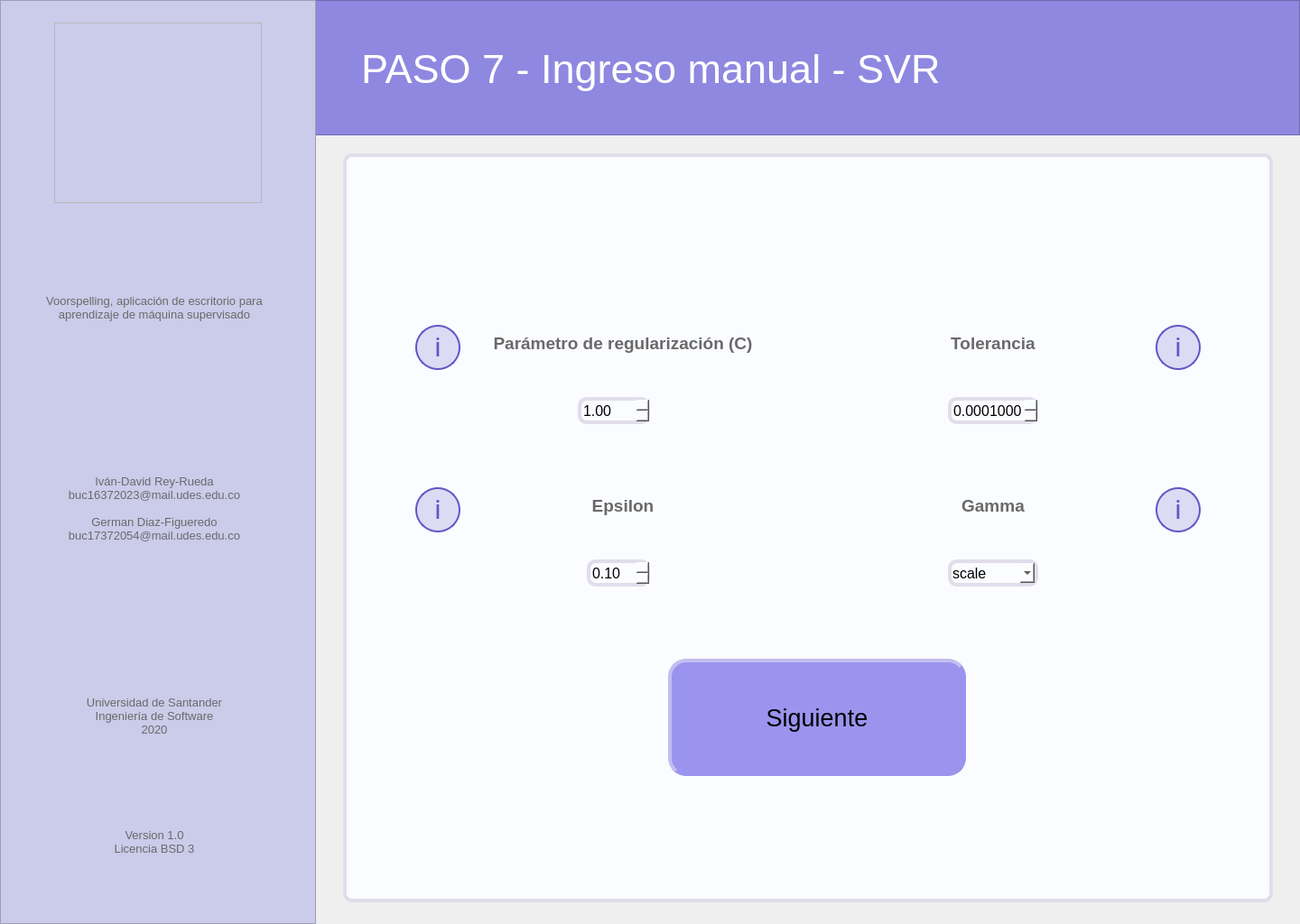
<?xml version="1.0" encoding="UTF-8"?>
<ui version="4.0">
 <class>MainWindow</class>
 <widget class="QMainWindow" name="MainWindow">
  <property name="geometry">
   <rect>
    <x>0</x>
    <y>0</y>
    <width>1440</width>
    <height>1024</height>
   </rect>
  </property>
  <property name="minimumSize">
   <size>
    <width>1440</width>
    <height>1024</height>
   </size>
  </property>
  <property name="maximumSize">
   <size>
    <width>1440</width>
    <height>1024</height>
   </size>
  </property>
  <property name="windowTitle">
   <string>Voorspelling</string>
  </property>
  <widget class="QWidget" name="centralwidget">
   <widget class="QFrame" name="left_bar">
    <property name="geometry">
     <rect>
      <x>0</x>
      <y>0</y>
      <width>350</width>
      <height>1024</height>
     </rect>
    </property>
    <property name="styleSheet">
     <string notr="true">background-color: rgb(203, 203, 234);

</string>
    </property>
    <property name="frameShape">
     <enum>QFrame::StyledPanel</enum>
    </property>
    <property name="frameShadow">
     <enum>QFrame::Raised</enum>
    </property>
    <widget class="QLabel" name="lbl_left_1">
     <property name="geometry">
      <rect>
       <x>18</x>
       <y>278</y>
       <width>306</width>
       <height>126</height>
      </rect>
     </property>
     <property name="font">
      <font>
       <pointsize>10</pointsize>
      </font>
     </property>
     <property name="styleSheet">
      <string notr="true">color: rgb(105, 105, 105);</string>
     </property>
     <property name="text">
      <string>Voorspelling, aplicación de escritorio para aprendizaje de máquina supervisado</string>
     </property>
     <property name="alignment">
      <set>Qt::AlignCenter</set>
     </property>
     <property name="wordWrap">
      <bool>true</bool>
     </property>
    </widget>
    <widget class="QLabel" name="lbl_left_2">
     <property name="geometry">
      <rect>
       <x>18</x>
       <y>500</y>
       <width>306</width>
       <height>126</height>
      </rect>
     </property>
     <property name="font">
      <font>
       <pointsize>10</pointsize>
      </font>
     </property>
     <property name="styleSheet">
      <string notr="true">color: rgb(105, 105, 105);</string>
     </property>
     <property name="text">
      <string>Iván-David Rey-Rueda
buc16372023@mail.udes.edu.co

German Diaz-Figueredo
buc17372054@mail.udes.edu.co</string>
     </property>
     <property name="alignment">
      <set>Qt::AlignCenter</set>
     </property>
     <property name="wordWrap">
      <bool>true</bool>
     </property>
    </widget>
    <widget class="QLabel" name="lbl_left_3">
     <property name="geometry">
      <rect>
       <x>18</x>
       <y>730</y>
       <width>306</width>
       <height>126</height>
      </rect>
     </property>
     <property name="font">
      <font>
       <pointsize>10</pointsize>
      </font>
     </property>
     <property name="styleSheet">
      <string notr="true">color: rgb(105, 105, 105);</string>
     </property>
     <property name="text">
      <string>Universidad de Santander
Ingeniería de Software
2020</string>
     </property>
     <property name="alignment">
      <set>Qt::AlignCenter</set>
     </property>
     <property name="wordWrap">
      <bool>true</bool>
     </property>
    </widget>
    <widget class="QLabel" name="lbl_left_4">
     <property name="geometry">
      <rect>
       <x>18</x>
       <y>870</y>
       <width>306</width>
       <height>126</height>
      </rect>
     </property>
     <property name="font">
      <font>
       <pointsize>10</pointsize>
      </font>
     </property>
     <property name="styleSheet">
      <string notr="true">color: rgb(105, 105, 105);</string>
     </property>
     <property name="text">
      <string>Version 1.0
Licencia BSD 3</string>
     </property>
     <property name="alignment">
      <set>Qt::AlignCenter</set>
     </property>
     <property name="wordWrap">
      <bool>true</bool>
     </property>
    </widget>
   </widget>
   <widget class="QFrame" name="logo">
    <property name="geometry">
     <rect>
      <x>60</x>
      <y>25</y>
      <width>230</width>
      <height>200</height>
     </rect>
    </property>
    <property name="styleSheet">
     <string notr="true">image: url(:/image/voorspelling_logo.png);</string>
    </property>
    <property name="frameShape">
     <enum>QFrame::StyledPanel</enum>
    </property>
    <property name="frameShadow">
     <enum>QFrame::Raised</enum>
    </property>
   </widget>
   <widget class="QFrame" name="up_bar">
    <property name="geometry">
     <rect>
      <x>0</x>
      <y>0</y>
      <width>1440</width>
      <height>150</height>
     </rect>
    </property>
    <property name="styleSheet">
     <string notr="true">background-color: rgb(143, 136, 224);</string>
    </property>
    <property name="frameShape">
     <enum>QFrame::StyledPanel</enum>
    </property>
    <property name="frameShadow">
     <enum>QFrame::Raised</enum>
    </property>
    <widget class="QLabel" name="lbl_tittle">
     <property name="geometry">
      <rect>
       <x>400</x>
       <y>40</y>
       <width>761</width>
       <height>72</height>
      </rect>
     </property>
     <property name="font">
      <font>
       <family>MS Shell Dlg 2</family>
       <pointsize>34</pointsize>
       <weight>50</weight>
       <italic>false</italic>
       <bold>false</bold>
      </font>
     </property>
     <property name="styleSheet">
      <string notr="true">border: none;
color: rgb(255, 255, 255);</string>
     </property>
     <property name="text">
      <string>PASO 7 - Ingreso manual - SVR</string>
     </property>
     <property name="scaledContents">
      <bool>false</bool>
     </property>
     <property name="alignment">
      <set>Qt::AlignLeading|Qt::AlignLeft|Qt::AlignVCenter</set>
     </property>
     <property name="wordWrap">
      <bool>true</bool>
     </property>
     <property name="margin">
      <number>0</number>
     </property>
     <property name="indent">
      <number>0</number>
     </property>
    </widget>
   </widget>
   <widget class="QFrame" name="main_area">
    <property name="geometry">
     <rect>
      <x>380</x>
      <y>170</y>
      <width>1030</width>
      <height>830</height>
     </rect>
    </property>
    <property name="styleSheet">
     <string notr="true">background-color: rgb(250, 252, 255);
border: 4px solid;
border-color: rgb(225, 221, 235);
border-radius: 10px;</string>
    </property>
    <property name="frameShape">
     <enum>QFrame::StyledPanel</enum>
    </property>
    <property name="frameShadow">
     <enum>QFrame::Raised</enum>
    </property>
    <widget class="QLabel" name="lbl_parametro_regularizacion">
     <property name="geometry">
      <rect>
       <x>130</x>
       <y>170</y>
       <width>360</width>
       <height>80</height>
      </rect>
     </property>
     <property name="font">
      <font>
       <pointsize>14</pointsize>
       <weight>75</weight>
       <bold>true</bold>
      </font>
     </property>
     <property name="styleSheet">
      <string notr="true">color: rgb(105, 105, 105);
border: none;</string>
     </property>
     <property name="text">
      <string>Parámetro de regularización (C)</string>
     </property>
     <property name="alignment">
      <set>Qt::AlignCenter</set>
     </property>
     <property name="wordWrap">
      <bool>true</bool>
     </property>
    </widget>
    <widget class="QLabel" name="lbl_tolerancia">
     <property name="geometry">
      <rect>
       <x>540</x>
       <y>170</y>
       <width>360</width>
       <height>80</height>
      </rect>
     </property>
     <property name="font">
      <font>
       <pointsize>14</pointsize>
       <weight>75</weight>
       <bold>true</bold>
      </font>
     </property>
     <property name="styleSheet">
      <string notr="true">color: rgb(105, 105, 105);
border: none;</string>
     </property>
     <property name="text">
      <string>Tolerancia</string>
     </property>
     <property name="alignment">
      <set>Qt::AlignCenter</set>
     </property>
     <property name="wordWrap">
      <bool>true</bool>
     </property>
    </widget>
    <widget class="QLabel" name="lbl_epsilon">
     <property name="geometry">
      <rect>
       <x>130</x>
       <y>350</y>
       <width>360</width>
       <height>80</height>
      </rect>
     </property>
     <property name="font">
      <font>
       <pointsize>14</pointsize>
       <weight>75</weight>
       <bold>true</bold>
      </font>
     </property>
     <property name="styleSheet">
      <string notr="true">color: rgb(105, 105, 105);
border: none;</string>
     </property>
     <property name="text">
      <string>Epsilon</string>
     </property>
     <property name="alignment">
      <set>Qt::AlignCenter</set>
     </property>
     <property name="wordWrap">
      <bool>true</bool>
     </property>
    </widget>
    <widget class="QLabel" name="lbl_gamma">
     <property name="geometry">
      <rect>
       <x>540</x>
       <y>350</y>
       <width>360</width>
       <height>80</height>
      </rect>
     </property>
     <property name="font">
      <font>
       <pointsize>14</pointsize>
       <weight>75</weight>
       <bold>true</bold>
      </font>
     </property>
     <property name="styleSheet">
      <string notr="true">color: rgb(105, 105, 105);
border: none;</string>
     </property>
     <property name="text">
      <string>Gamma</string>
     </property>
     <property name="alignment">
      <set>Qt::AlignCenter</set>
     </property>
     <property name="wordWrap">
      <bool>true</bool>
     </property>
    </widget>
    <widget class="QPushButton" name="btn_info_parametro_regularizacion">
     <property name="geometry">
      <rect>
       <x>80</x>
       <y>190</y>
       <width>50</width>
       <height>50</height>
      </rect>
     </property>
     <property name="styleSheet">
      <string notr="true">QPushButton{
background: rgba(101, 85, 198, 0.2);
border: 2px solid #6555C6;
box-sizing: border-box;
border-radius: 25px;


position: absolute;
width: 25px;
height: 44.55px;
font-family: Roboto;
font-style: normal;
font-weight: normal;
font-size: 30px;
line-height: 56px;
display: flex;
align-items: center;
text-align: center;

color: #6555C6;
}
QPushButton:hover{
background-color: rgb(190, 185, 250);
}
QPushButton:pressed{
background-color: rgb(160, 150, 240);
}</string>
     </property>
     <property name="text">
      <string>i</string>
     </property>
    </widget>
    <widget class="QPushButton" name="btn_info_epsilon">
     <property name="geometry">
      <rect>
       <x>80</x>
       <y>370</y>
       <width>50</width>
       <height>50</height>
      </rect>
     </property>
     <property name="styleSheet">
      <string notr="true">QPushButton{
background: rgba(101, 85, 198, 0.2);
border: 2px solid #6555C6;
box-sizing: border-box;
border-radius: 25px;


position: absolute;
width: 25px;
height: 44.55px;
font-family: Roboto;
font-style: normal;
font-weight: normal;
font-size: 30px;
line-height: 56px;
display: flex;
align-items: center;
text-align: center;

color: #6555C6;
}
QPushButton:hover{
background-color: rgb(190, 185, 250);
}
QPushButton:pressed{
background-color: rgb(160, 150, 240);
}</string>
     </property>
     <property name="text">
      <string>i</string>
     </property>
    </widget>
    <widget class="QPushButton" name="btn_info_tolerancia">
     <property name="geometry">
      <rect>
       <x>900</x>
       <y>190</y>
       <width>50</width>
       <height>50</height>
      </rect>
     </property>
     <property name="styleSheet">
      <string notr="true">QPushButton{
background: rgba(101, 85, 198, 0.2);
border: 2px solid #6555C6;
box-sizing: border-box;
border-radius: 25px;


position: absolute;
width: 25px;
height: 44.55px;
font-family: Roboto;
font-style: normal;
font-weight: normal;
font-size: 30px;
line-height: 56px;
display: flex;
align-items: center;
text-align: center;

color: #6555C6;
}
QPushButton:hover{
background-color: rgb(190, 185, 250);
}
QPushButton:pressed{
background-color: rgb(160, 150, 240);
}</string>
     </property>
     <property name="text">
      <string>i</string>
     </property>
    </widget>
    <widget class="QPushButton" name="btn_info_gamma">
     <property name="geometry">
      <rect>
       <x>900</x>
       <y>370</y>
       <width>50</width>
       <height>50</height>
      </rect>
     </property>
     <property name="styleSheet">
      <string notr="true">QPushButton{
background: rgba(101, 85, 198, 0.2);
border: 2px solid #6555C6;
box-sizing: border-box;
border-radius: 25px;


position: absolute;
width: 25px;
height: 44.55px;
font-family: Roboto;
font-style: normal;
font-weight: normal;
font-size: 30px;
line-height: 56px;
display: flex;
align-items: center;
text-align: center;

color: #6555C6;
}
QPushButton:hover{
background-color: rgb(190, 185, 250);
}
QPushButton:pressed{
background-color: rgb(160, 150, 240);
}</string>
     </property>
     <property name="text">
      <string>i</string>
     </property>
    </widget>
    <widget class="QDoubleSpinBox" name="sb_epsilon">
     <property name="geometry">
      <rect>
       <x>270</x>
       <y>450</y>
       <width>70</width>
       <height>30</height>
      </rect>
     </property>
     <property name="font">
      <font>
       <pointsize>12</pointsize>
      </font>
     </property>
     <property name="minimum">
      <double>0.100000000000000</double>
     </property>
     <property name="maximum">
      <double>100.000000000000000</double>
     </property>
     <property name="singleStep">
      <double>0.010000000000000</double>
     </property>
    </widget>
    <widget class="QComboBox" name="cb_gamma">
     <property name="geometry">
      <rect>
       <x>670</x>
       <y>450</y>
       <width>100</width>
       <height>30</height>
      </rect>
     </property>
     <property name="font">
      <font>
       <pointsize>12</pointsize>
      </font>
     </property>
     <property name="currentIndex">
      <number>0</number>
     </property>
     <item>
      <property name="text">
       <string>scale</string>
      </property>
     </item>
     <item>
      <property name="text">
       <string>auto</string>
      </property>
     </item>
    </widget>
    <widget class="QDoubleSpinBox" name="sb_tolerancia">
     <property name="geometry">
      <rect>
       <x>670</x>
       <y>270</y>
       <width>100</width>
       <height>30</height>
      </rect>
     </property>
     <property name="font">
      <font>
       <pointsize>12</pointsize>
      </font>
     </property>
     <property name="decimals">
      <number>7</number>
     </property>
     <property name="minimum">
      <double>0.000001000000000</double>
     </property>
     <property name="maximum">
      <double>10.000000000000000</double>
     </property>
     <property name="singleStep">
      <double>0.000010000000000</double>
     </property>
     <property name="value">
      <double>0.000100000000000</double>
     </property>
    </widget>
    <widget class="QDoubleSpinBox" name="sb_parametro_regularizacion">
     <property name="geometry">
      <rect>
       <x>260</x>
       <y>270</y>
       <width>80</width>
       <height>30</height>
      </rect>
     </property>
     <property name="font">
      <font>
       <pointsize>12</pointsize>
      </font>
     </property>
     <property name="minimum">
      <double>1.000000000000000</double>
     </property>
     <property name="maximum">
      <double>100.000000000000000</double>
     </property>
     <property name="singleStep">
      <double>0.100000000000000</double>
     </property>
    </widget>
    <widget class="QPushButton" name="btn_next">
     <property name="geometry">
      <rect>
       <x>360</x>
       <y>560</y>
       <width>330</width>
       <height>130</height>
      </rect>
     </property>
     <property name="font">
      <font>
       <pointsize>20</pointsize>
       <kerning>true</kerning>
      </font>
     </property>
     <property name="styleSheet">
      <string notr="true">QPushButton{
background-color: rgb(154, 148, 238);
border-left-color: rgb(195, 190, 239);
border-top-color: rgb(195, 190, 239);
border-bottom-color: rgb(154, 148, 238);
border-right-color: rgb(154, 148, 238);
border-radius: 20px;
}
QPushButton:hover{
background-color: rgb(160, 155, 245);
}
QPushButton:pressed{
background-color: rgb(150, 140, 230);
border-left-color: rgb(140, 135, 220);
border-top-color: rgb(140, 135, 220);
border-bottom-color: rgb(195, 190, 239);
border-right-color: rgb(195, 190, 239);
}</string>
     </property>
     <property name="text">
      <string>Siguiente</string>
     </property>
     <property name="autoDefault">
      <bool>false</bool>
     </property>
    </widget>
    <widget class="QPushButton" name="btn_back">
     <property name="geometry">
      <rect>
       <x>60</x>
       <y>50</y>
       <width>70</width>
       <height>70</height>
      </rect>
     </property>
     <property name="styleSheet">
      <string notr="true">QPushButton{
background-image: url(:/botton/bxs-left-arrow-circle.svg);
border-radius: 35px;
border: none;


color: #6555C6;
}
QPushButton:hover{
background-color: rgb(235, 225, 250);

}
QPushButton:pressed{

background-color: qradialgradient(spread:pad, cx:0.5, cy:0.5, radius:0.5, fx:0.5, fy:0.5, stop:0 rgba(200, 190, 250, 205), stop:0.6 rgba(200, 190, 250, 205), stop:1 rgba(255, 255, 255, 0));

}

</string>
     </property>
     <property name="text">
      <string/>
     </property>
     <property name="iconSize">
      <size>
       <width>20</width>
       <height>20</height>
      </size>
     </property>
    </widget>
   </widget>
   <zorder>up_bar</zorder>
   <zorder>left_bar</zorder>
   <zorder>logo</zorder>
   <zorder>main_area</zorder>
  </widget>
 </widget>
 <resources>
  <include location="Images_voor.qrc"/>
 </resources>
 <connections/>
</ui>
